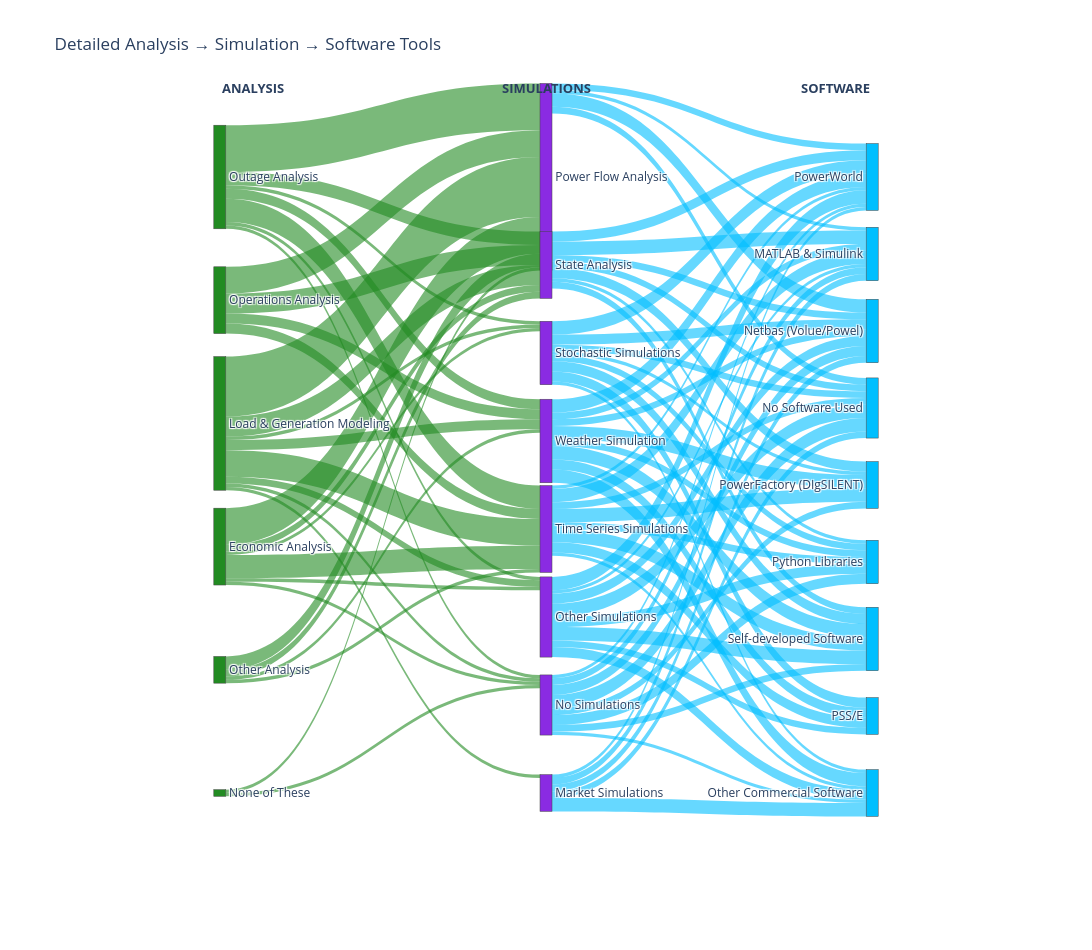

The code cell stored with this chart in its notebook:
### Code cell
# Detailed software Sankey
flows_detail = create_detailed_software_flows(df)
fig2 = build_detailed_software_sankey(flows_detail)
fig2.show()

### Figure 1 — Plotly figure (JSON) as saved in the notebook; plotly's stock layout.template omitted (floating-point values rounded to 4 significant figures)
{"data": [{"arrangement": "freeform", "link": {"color": ["rgba(34,139,34,0.6)", "rgba(34,139,34,0.6)", "rgba(34,139,34,0.6)", "rgba(34,139,34,0.6)", "rgba(34,139,34,0.6)", "rgba(34,139,34,0.6)", "rgba(34,139,34,0.6)", "rgba(34,139,34,0.6)", "rgba(34,139,34,0.6)", "rgba(34,139,34,0.6)", "rgba(34,139,34,0.6)", "rgba(34,139,34,0.6)", "rgba(34,139,34,0.6)", "rgba(34,139,34,0.6)", "rgba(34,139,34,0.6)", "rgba(34,139,34,0.6)", "rgba(34,139,34,0.6)", "rgba(34,139,34,0.6)", "rgba(34,139,34,0.6)", "rgba(34,139,34,0.6)", "rgba(34,139,34,0.6)", "rgba(34,139,34,0.6)", "rgba(34,139,34,0.6)", "rgba(34,139,34,0.6)", "rgba(34,139,34,0.6)", "rgba(34,139,34,0.6)", "rgba(34,139,34,0.6)", "rgba(34,139,34,0.6)", "rgba(34,139,34,0.6)", "rgba(34,139,34,0.6)", "rgba(34,139,34,0.6)", "rgba(0,191,255,0.6)", "rgba(0,191,255,0.6)", "rgba(0,191,255,0.6)", "rgba(0,191,255,0.6)", "rgba(0,191,255,0.6)", "rgba(0,191,255,0.6)", "rgba(0,191,255,0.6)", "rgba(0,191,255,0.6)", "rgba(0,191,255,0.6)", "rgba(0,191,255,0.6)", "rgba(0,191,255,0.6)", "rgba(0,191,255,0.6)", "rgba(0,191,255,0.6)", "rgba(0,191,255,0.6)", "rgba(0,191,255,0.6)", "rgba(0,191,255,0.6)", "rgba(0,191,255,0.6)", "rgba(0,191,255,0.6)", "rgba(0,191,255,0.6)", "rgba(0,191,255,0.6)", "rgba(0,191,255,0.6)", "rgba(0,191,255,0.6)", "rgba(0,191,255,0.6)", "rgba(0,191,255,0.6)", "rgba(0,191,255,0.6)", "rgba(0,191,255,0.6)", "rgba(0,191,255,0.6)", "rgba(0,191,255,0.6)", "rgba(0,191,255,0.6)", "rgba(0,191,255,0.6)", "rgba(0,191,255,0.6)", "rgba(0,191,255,0.6)", "rgba(0,191,255,0.6)", "rgba(0,191,255,0.6)", "rgba(0,191,255,0.6)", "rgba(0,191,255,0.6)", "rgba(0,191,255,0.6)", "rgba(0,191,255,0.6)", "rgba(0,191,255,0.6)", "rgba(0,191,255,0.6)", "rgba(0,191,255,0.6)", "rgba(0,191,255,0.6)", "rgba(0,191,255,0.6)", "rgba(0,191,255,0.6)", "rgba(0,191,255,0.6)", "rgba(0,191,255,0.6)", "rgba(0,191,255,0.6)", "rgba(0,191,255,0.6)", "rgba(0,191,255,0.6)", "rgba(0,191,255,0.6)", "rgba(0,191,255,0.6)", "rgba(0,191,255,0.6)", "rgba(0,191,255,0.6)", "rgba(0,191,255,0.6)", "rgba(0,191,255,0.6)", "rgba(0,191,255,0.6)"], "source": [0, 0, 0, 0, 0, 0, 0, 8, 8, 8, 8, 9, 9, 9, 9, 9, 9, 9, 9, 11, 11, 11, 11, 11, 11, 12, 12, 12, 12, 13, 13, 1, 1, 1, 1, 2, 2, 2, 2, 2, 2, 2, 3, 3, 3, 3, 3, 3, 3, 3, 4, 4, 4, 4, 4, 4, 4, 4, 10, 10, 10, 10, 10, 5, 5, 5, 5, 5, 5, 5, 5, 6, 6, 6, 6, 6, 6, 6, 6, 7, 7, 7, 7, 7, 7, 7, 7], "target": [1, 2, 3, 4, 5, 6, 7, 1, 2, 4, 5, 1, 2, 3, 4, 10, 5, 6, 7, 1, 2, 3, 5, 6, 7, 1, 2, 4, 5, 1, 7, 14, 15, 16, 17, 14, 18, 15, 19, 16, 20, 17, 14, 21, 18, 19, 16, 22, 20, 17, 14, 21, 18, 15, 19, 16, 22, 20, 14, 15, 16, 22, 17, 14, 21, 18, 15, 19, 22, 20, 17, 14, 21, 15, 19, 16, 22, 20, 17, 14, 18, 15, 19, 16, 22, 20, 17], "value": [14, 4, 1, 3, 7, 1, 1, 8, 6, 3, 3, 18, 6, 1, 3, 1, 8, 2, 1, 11, 2, 1, 7, 1, 1, 4, 2, 1, 1, 1, 1, 2, 1, 4, 2, 3, 3, 4, 1, 2, 2, 2, 4, 3, 1, 2, 3, 1, 3, 2, 4, 3, 4, 2, 2, 2, 4, 4, 1, 2, 2, 4, 2, 1, 3, 4, 4, 2, 1, 4, 2, 4, 2, 1, 3, 3, 3, 4, 4, 1, 2, 2, 3, 3, 1, 2, 4]}, "node": {"color": ["forestgreen", "blueviolet", "blueviolet", "blueviolet", "blueviolet", "blueviolet", "blueviolet", "blueviolet", "forestgreen", "forestgreen", "blueviolet", "forestgreen", "forestgreen", "forestgreen", "deepskyblue", "deepskyblue", "deepskyblue", "deepskyblue", "deepskyblue", "deepskyblue", "deepskyblue", "deepskyblue", "deepskyblue"], "label": ["Outage Analysis", "Power Flow Analysis", "State Analysis", "Stochastic Simulations", "Weather Simulation", "Time Series Simulations", "Other Simulations", "No Simulations", "Operations Analysis", "Load & Generation Modeling", "Market Simulations", "Economic Analysis", "Other Analysis", "None of These", "PowerWorld", "MATLAB & Simulink", "Netbas (Volue/Powel)", "No Software Used", "PowerFactory (DIgSILENT)", "Python Libraries", "Self-developed Software", "PSS/E", "Other Commercial Software"], "pad": 15, "thickness": 12, "x": [0.15, 0.5, 0.5, 0.5, 0.5, 0.5, 0.5, 0.5, 0.15, 0.15, 0.5, 0.15, 0.15, 0.15, 0.85, 0.85, 0.85, 0.85, 0.85, 0.85, 0.85, 0.85, 0.85], "y": [0.1, 0.1, 0.2143, 0.3286, 0.4429, 0.5571, 0.6714, 0.7857, 0.26, 0.42, 0.9, 0.58, 0.74, 0.9, 0.1, 0.2, 0.3, 0.4, 0.5, 0.6, 0.7, 0.8, 0.9]}, "type": "sankey"}], "layout": {"annotations": [{"font": {"size": 13}, "showarrow": false, "text": "<b>ANALYSIS</b>", "x": 0.15, "y": 1.03}, {"font": {"size": 13}, "showarrow": false, "text": "<b>SIMULATIONS</b>", "x": 0.5, "y": 1.03}, {"font": {"size": 13}, "showarrow": false, "text": "<b>SOFTWARE</b>", "x": 0.85, "y": 1.03}], "height": 950, "title": {"text": "Detailed Analysis → Simulation → Software Tools"}, "width": 1400}}
